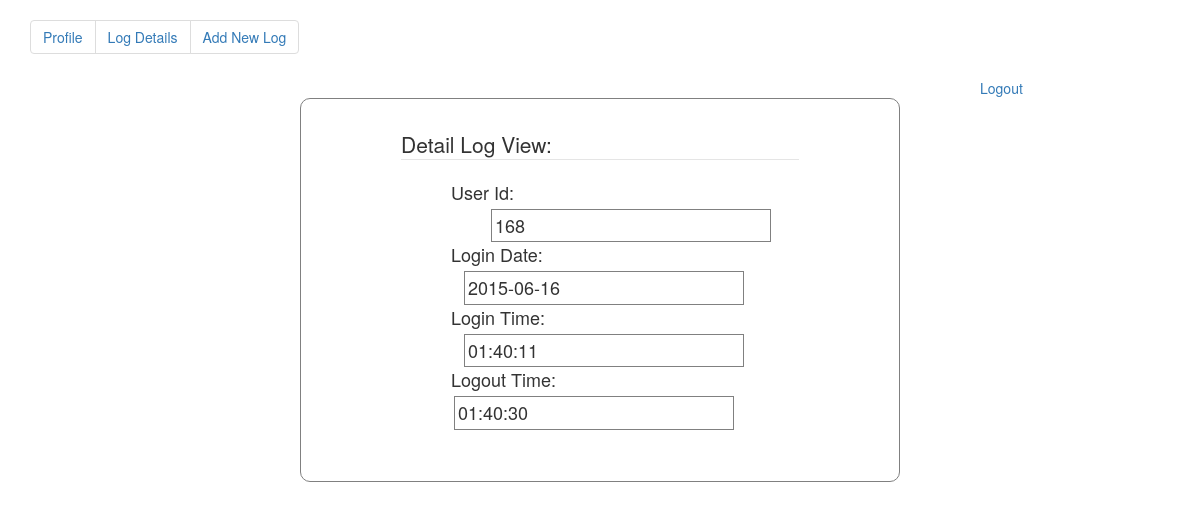
Page /task/profilelogdetails.php?record_id=168 (signed in) on the committed database.
### tables this page shows
CREATE TABLE IF NOT EXISTS `logintime` (
  `sno` int(11) NOT NULL AUTO_INCREMENT,
  `id` int(11) DEFAULT NULL,
  `logindate` date DEFAULT NULL,
  `logintime` time DEFAULT NULL,
  `logouttime` time DEFAULT NULL,
  PRIMARY KEY (`sno`)
);

### task/profilelogdetails.php (the view, shortened to what this page needs)
<?php
	if($_SESSION['user_id'] != ''){
		if($_GET['record_id'] != ''){
			$record_id = $_GET['record_id'];
		}else{
			$record_id = $_COOKIE['record_id'];
		}
		$result = mysql_query("SELECT * FROM `logintime` WHERE sno = '$record_id'");
		$r = mysql_fetch_assoc($result);
?>
<!DOCTYPE html>
<html>
	<head>
	  <link rel="stylesheet" href="http://maxcdn.bootstrapcdn.com/bootstrap/3.3.4/css/bootstrap.min.css">
	</head>
	<body>
		<div class="container">
		  <ul class="pagination">
			<li><a href="welcome.php"> Profile </a></li>
			<li><a href="logdetails.php">Log Details</a></li>
			<li><a href="addlog.php"> Add New Log</a></li>
		  </ul>
		  <a href="logout.php" style="margin-left:950px"> Logout </a>
		</div>
		<div class="outside">
			<fieldset class="view">
				<legend> Detail Log View: </legend>
				<div class="field" >
					User Id: <input type='text' class="txt" name='' value="<?php echo  $record_id;   ?>" readonly style="margin-left:40px;">
				</div>
				<div class="field">
					Login Date: <input type='text' class="txt" name='' value="<?php echo  $r['logindate']; ?>" readonly style="margin-left:13px;">
				</div>
				<div class="field">
					Login Time: <input type='text' class="txt" name='' value="<?php echo $r["logintime"]; ?> " readonly style="margin-left:13px;">
				</div>
				<div class="field">
					Logout Time: <input type='text' class="txt" name='' value="<?php echo  $r["logouttime"];  ?>" readonly style="margin-left:3px;">
				</div>
				<br><br>
			</fieldset>
		</div>
	</body>
</html>
<?php
	}else{
		header('Location:login.php');
	}
?>

### task/profilelogdetails.php (style rules this page uses)
.view { margin-left:100px;margin-right:100px;margin-top: 30px;font-size:18px; }
.outside { border:1px solid gray;margin-left:300px;margin-right:300px;border-radius:10px; }
.field { margin-left:50px; }
.txt { padding:3px;border:1px solid gray;margin-top:3px;width:280px; }

### rows in the picture
logintime: logindate "2015-06-16", logintime "01:40:11", logouttime "01:40:30"
